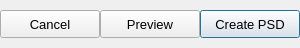
    <widget class="QFrame" name="frame_3">
     <property name="minimumSize">
      <size>
       <width>0</width>
       <height>48</height>
      </size>
     </property>
     <property name="maximumSize">
      <size>
       <width>16777215</width>
       <height>48</height>
      </size>
     </property>
     <property name="frameShape">
      <enum>QFrame::NoFrame</enum>
     </property>
     <property name="frameShadow">
      <enum>QFrame::Raised</enum>
     </property>
     <layout class="QGridLayout" name="gridLayout_2">
      <property name="leftMargin">
       <number>0</number>
      </property>
      <property name="topMargin">
       <number>0</number>
      </property>
      <property name="rightMargin">
       <number>0</number>
      </property>
      <property name="bottomMargin">
       <number>0</number>
      </property>
      <property name="spacing">
       <number>0</number>
      </property>
      <item row="0" column="2">
       <widget class="QPushButton" name="pushButton_create_psd">
        <property name="minimumSize">
         <size>
          <width>100</width>
          <height>28</height>
         </size>
        </property>
        <property name="maximumSize">
         <size>
          <width>100</width>
          <height>28</height>
         </size>
        </property>
        <property name="font">
         <font>
          <pointsize>10</pointsize>
         </font>
        </property>
        <property name="styleSheet">
         <string notr="true"/>
        </property>
        <property name="text">
         <string>Create PSD</string>
        </property>
        <property name="autoDefault">
         <bool>false</bool>
        </property>
        <property name="default">
         <bool>true</bool>
        </property>
        <property name="flat">
         <bool>false</bool>
        </property>
       </widget>
      </item>
      <item row="0" column="0">
       <widget class="QPushButton" name="pushButton_cancel">
        <property name="minimumSize">
         <size>
          <width>100</width>
          <height>28</height>
         </size>
        </property>
        <property name="maximumSize">
         <size>
          <width>100</width>
          <height>28</height>
         </size>
        </property>
        <property name="font">
         <font>
          <pointsize>10</pointsize>
         </font>
        </property>
        <property name="styleSheet">
         <string notr="true"/>
        </property>
        <property name="text">
         <string>Cancel</string>
        </property>
        <property name="autoDefault">
         <bool>false</bool>
        </property>
        <property name="default">
         <bool>false</bool>
        </property>
        <property name="flat">
         <bool>false</bool>
        </property>
       </widget>
      </item>
      <item row="0" column="1">
       <widget class="QPushButton" name="pushButton_preview">
        <property name="minimumSize">
         <size>
          <width>100</width>
          <height>28</height>
         </size>
        </property>
        <property name="maximumSize">
         <size>
          <width>100</width>
          <height>28</height>
         </size>
        </property>
        <property name="font">
         <font>
          <pointsize>10</pointsize>
         </font>
        </property>
        <property name="text">
         <string>Preview</string>
        </property>
        <property name="autoDefault">
         <bool>false</bool>
        </property>
        <property name="default">
         <bool>false</bool>
        </property>
       </widget>
      </item>
     </layout>
    </widget>
